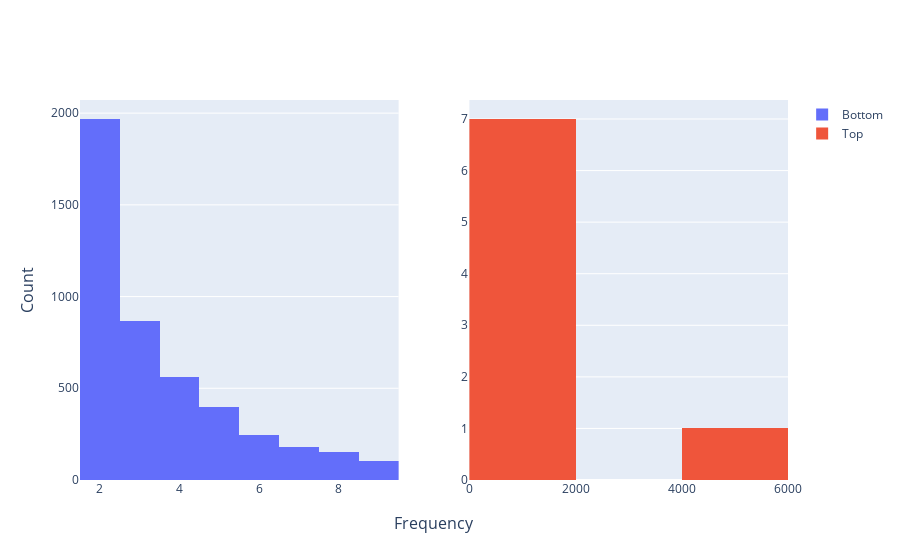

Notebook code for this chart:
### Code cell
fig = make_subplots(1, 2, x_title="Frequency", y_title="Count")

fig.add_trace(go.Histogram(x = bottom['frequency'], name = "Bottom"), row=1, col=1)
fig.add_trace(go.Histogram(x = top['frequency'], name="Top"), row=1, col=2)

fig.show()

### Figure 1 — Plotly figure (JSON) as saved in the notebook; plotly's stock layout.template omitted (floating-point values rounded to 4 significant figures; data arrays with more than 128 entries replaced by an {"elided": "..."} marker saying what was removed)
{"data": [{"name": "Bottom", "type": "histogram", "x": {"elided": "4475 int values"}, "xaxis": "x", "yaxis": "y"}, {"name": "Top", "type": "histogram", "x": [249, 347, 157, 4276, 197, 162, 409, 196], "xaxis": "x2", "yaxis": "y2"}], "layout": {"annotations": [{"font": {"size": 16}, "showarrow": false, "text": "Frequency", "x": 0.5, "xanchor": "center", "xref": "paper", "y": 0, "yanchor": "top", "yref": "paper", "yshift": -30}, {"font": {"size": 16}, "showarrow": false, "text": "Count", "textangle": -90, "x": 0, "xanchor": "right", "xref": "paper", "xshift": -40, "y": 0.5, "yanchor": "middle", "yref": "paper"}], "xaxis": {"anchor": "y", "domain": [0, 0.45]}, "xaxis2": {"anchor": "y2", "domain": [0.55, 1]}, "yaxis": {"anchor": "x", "domain": [0, 1]}, "yaxis2": {"anchor": "x2", "domain": [0, 1]}}}
